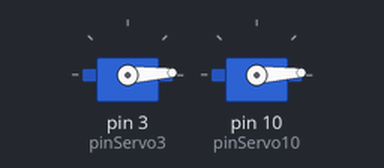
This sketch was run on a simulated Arduino Uno, built with avr-gcc and run on an emulated ATmega328P. Shown: 2 × servo.

Above: at 0.05 s.
At 1.35 s:
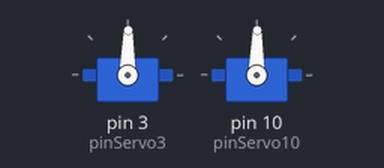
At 2.65 s:
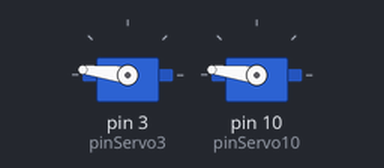
At 5.25 s:
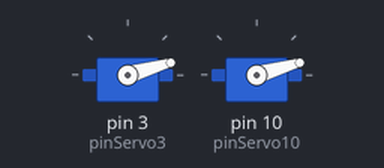
Timing chart, 0 to 7.1 s (numbered marks = the images above):
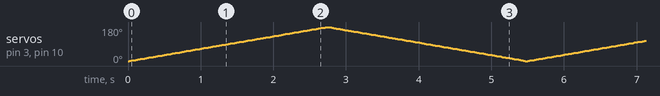

The sketch:

massaobrabotka__1_.ino
```cpp
#include <Servo.h>

#define pinServo3 3
#define pinServo10 10
int shaftPos = 0;

Servo moment;
Servo number;

void setup()
{
  moment.attach(pinServo3);
  number.attach(pinServo10);
}

void loop() {

  for (shaftPos = 0; shaftPos <= 180; shaftPos ++) {

    moment.write(shaftPos);
    number.write(shaftPos);
    delay(15);
  }

  for (shaftPos = 180; shaftPos >= 0; shaftPos --) {

    moment.write(shaftPos);
    number.write(shaftPos);
    delay(15);
  }
}
```
